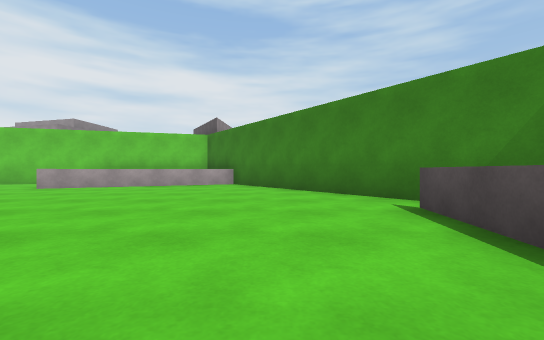
[1] (above)

14 first-person views from a walk through a 3-D level made in the Unity game engine. The camera is 0.47 m above the floor, looks level and sees 90° across. The floor is counted in squares, 1 m on a side. Each view is taken from the middle of a square. On the plan, view 1 faces up. The plan holds only what a view shows up to about 9 squares ahead; the rest is blank. The place goes on beyond the plan.

[2]
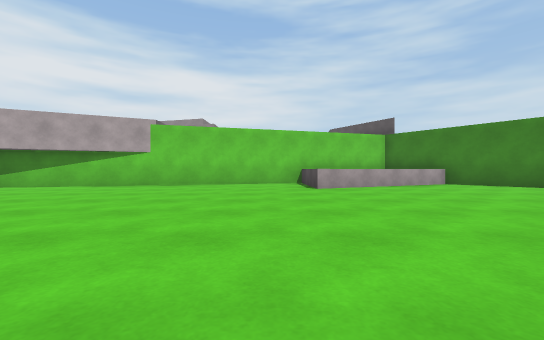

[3]
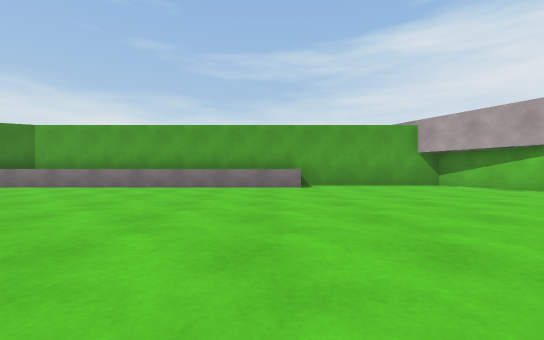

[4]
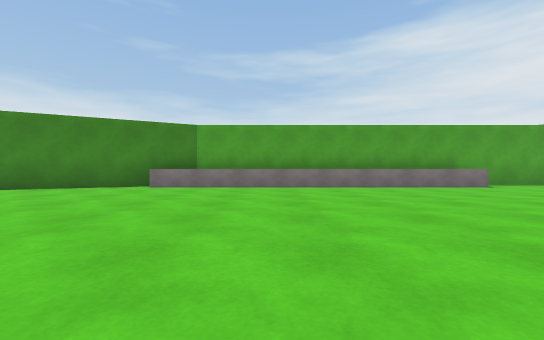

[5]
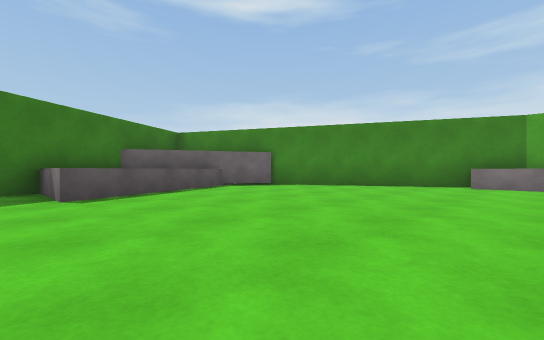

[6]
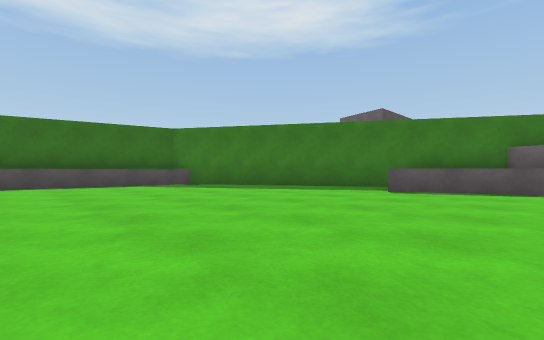

[7]
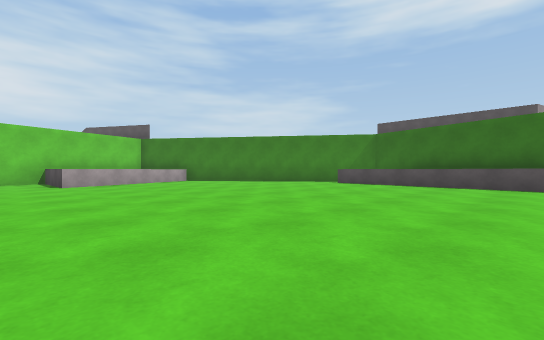

[8]
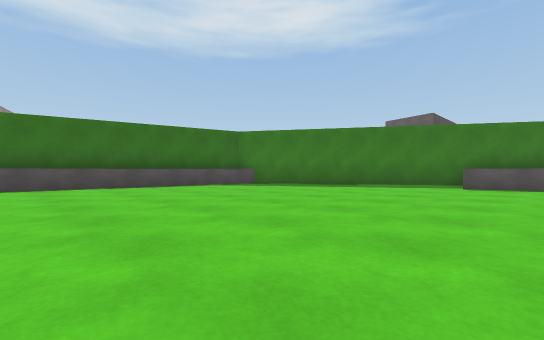

[9]
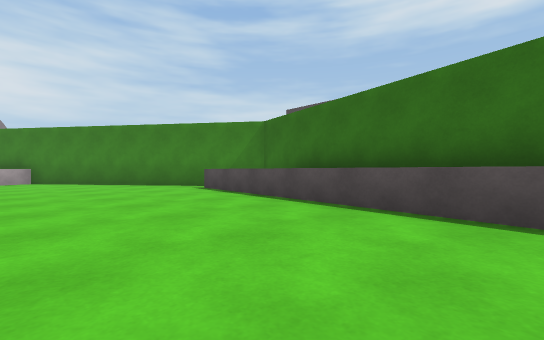

[10]
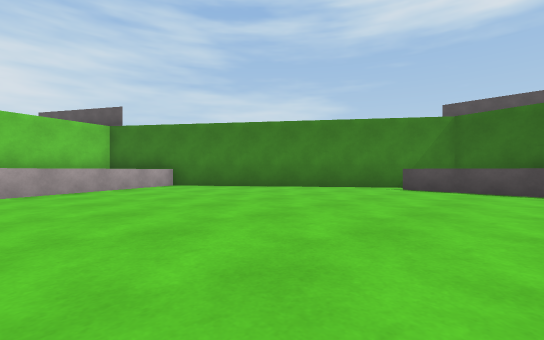

[11]
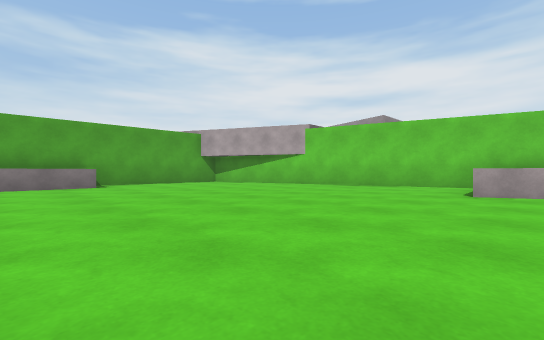

[12]
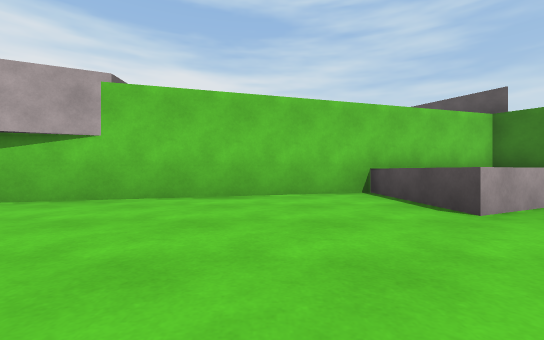

[13]
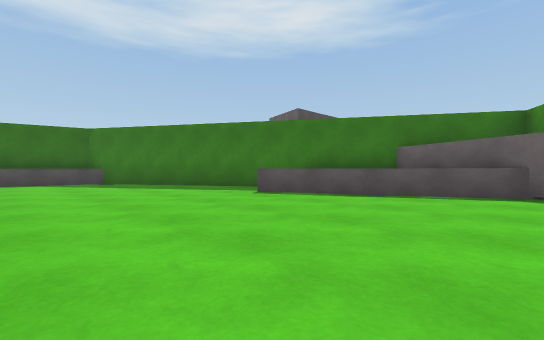

[14]
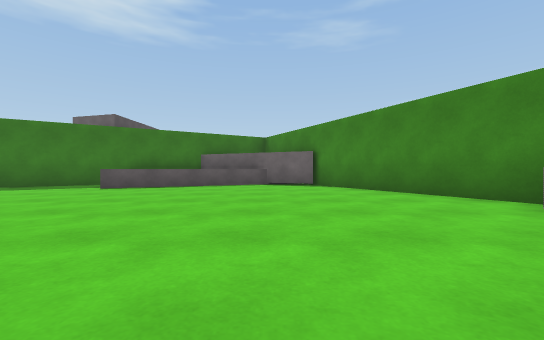

### Floor plan
Key: @ floor where view 1 was taken; # wall or solid block; . floor; ^ raised ledge.
Columns run from 15 left of view 1 to 3 right of it. Each row starts with its distance up from view 1.
 11            #^^
 10        ###^^ ^
  9    #####.^  ^^##
  8 ####.....^^^...##
  7 #........^......#
  6 #...............##
  5 #................##
  4 #.................#
  3 #................^#
  2 ^^...............^#
  1 ^^...............^#
  0 ^^.............@.^#
 -1 ^^...............^#
 -2 ^^...............#
 -3 ^^..............^^
 -4 ^^..............^^
 -5 ^^..............^^
 -6  #..............^#
 -7  #..............#
 -8  ##.............#
 -9   #............##
-10   ##.....^...###
-11    #...^^^.###
-12    ###^  ^##
-13       ^^^^

Where each view was taken, in squares from view 1:
view 1: 0 up, 0 right, facing up
view 2: 0 up, 7 left, facing up
view 3: 2 up, 6 left, facing left
view 4: 3 down, 6 left, facing left
view 5: 5 down, 5 left, facing down-left
view 6: 4 down, 8 left, facing down-right
view 7: 2 down, 7 left, facing up-right
view 8: 2 down, 7 left, facing down-right
view 9: 3 down, 2 left, facing up-right
view 10: 1 up, 5 left, facing up-right
view 11: 1 up, 5 left, facing up-left
view 12: 4 up, 8 left, facing up
view 13: 6 down, 10 left, facing down-right
view 14: 3 down, 10 left, facing down
